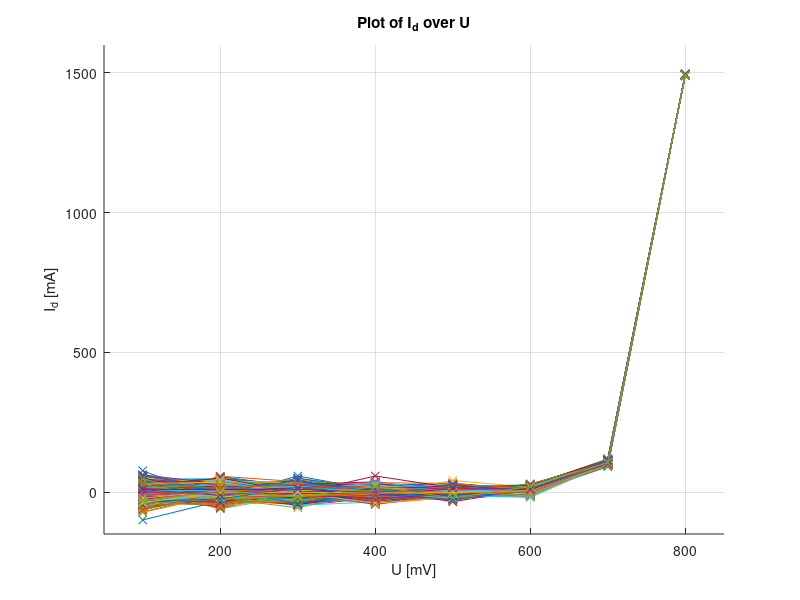
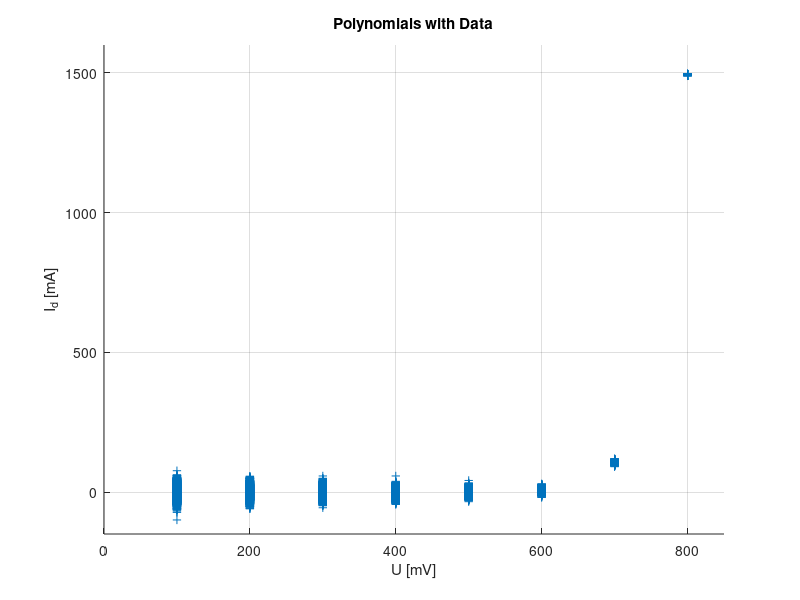

These figures' MATLAB source, in order: (Note: this script raises an error after producing the figures.)
% Modelling and System Identification Excercise 3
%
%   Juliane Weilbach, M.Nr.
%   Marius Weisshap,  M.Nr.
%

close all;
clear all;
clc;
tic;

% Task 3
% Section a)

%Load the data from the supplied file, Data.mat
load('exercise2_data.mat');
num_data = 16000/8;
size_data_set = 8;
u=zeros(size_data_set, num_data);
i=zeros(size_data_set, num_data);

%Extract the Data to vectors
u(:)=data(:,1);
i(:)=data(:,2);

%Prepare the figure with labels
figure('Name', 'Plot of Data');
title('Plot of I_d over U');
xlabel('U [mV]');
ylabel('I_d [mA]');
axis([50 850 -150 1600]);
grid on;
hold on;

%Plot all the data into one Plot
for it=1:num_data
plot(u((1:8), it), i((1:8), it), '-x', 'LineWidth' , 0.25);
end

%Section c)
figure('Name', 'Data with Polynomials of different orders');
title('Polynomials with Data');
xlabel('U [mV]');
ylabel('I_d [mA]');
axis([0 850 -150 1600]);
grid on;
hold on;
plot_data = plot(data(1:16000,1),data(1:16000,2), '+');
plot_data.Annotation.LegendInformation.IconDisplayStyle = 'off';

high_polyn = 5;
to_plot = [5];

scaling_for_f = 1000;

for it_o=1:high_polyn-1
    %Input data length/Length of the input vectors to be used in LS
    %Approximation
    N = 2000;
    %Order of Polynomial to fit:
    d = it_o + 1;
    %Number of Coefficients in Polynomial/Theta
    num_coeff = d + 1;


    %Dependant variable
    %Transposing in order to receive columnvector
    %Names chosen for consistency with the script
    y=i(1:N)';
    
    %Preallocate memory for the Regression matrix
    PHI=ones(N,num_coeff);

    %Fill in the matrix data, directly compute the powers
    for it=1:num_coeff
        PHI(:,it)=u(1:N).^(it-1);    
    end

    %Compute the Pseudo inverse of the data
    %pinv_PHI=pinv(PHI);

    %Compute the coefficients from LS norm by calculating the minimizer of 
    %the objective function Section d)
    %
    %   Invertible because Matrix has full rank
% 
%     PHI_temp = PHI;
%     
%     A=PHI_temp'*PHI_temp;
%     
%     D=det(A)
%     
%     B=diff(A)
%     
%     C=diff(B)
%     
    %
    %Section e)
    %----------------------------------------------------------------------
    %print('Order: '+ num2str(d));
    theta=pinv(PHI)*y %No warning

    %theta = inv(PHI'*PHI) * PHI' * y %Warning, 'slow'
    
    %theta = (PHI'*PHI) \ PHI' * y %Warning, 'fast'
    %----------------------------------------------------------------------
    
    %Flip theta to make the coefficient vector match the format expected by
    %MATLAB for a polynomial, with coefficients in descending order
    coeffs=flipud(theta);

    %Display the data nicely

    %Put in the Polynomials
    x_p = 0:10:900;
    y_p = polyval(coeffs, x_p);
    if(ismember(d, to_plot))
        plot(x_p, y_p, '-', 'DisplayName', ['Order: '  num2str(d)]);
    end
    legend('show', 'Location', 'Northwest');
end

%Section f)
%Scaling factor for all the values in order to get A and 
scaling = 1000;
%Scaling the Values
u_scaled = u(:)./1000;
i_scaled = i(:)./1000;

N = 2000;
%Order of Polynomial to fit:
d = 4;
%Number of Coefficients in Polynomial/Theta
num_coeff = d + 1;


%Dependant variable
%Transposing in order to receive columnvector
%Names chosen for consistency with the script
y=i(1:N)';
    
%Preallocate memory for the Regression matrix
PHI=ones(N,num_coeff);

%Fill in the matrix data, directly compute the powers
for it=1:num_coeff
    PHI(:,it)=u(1:N).^(it-1);    
end

%Compute estimator parameters
clear theta;
theta=pinv(PHI)*y

%Flip for compatibility
clear coeffs;
coeffs=flipud(theta);

%Prepare figure
figure('Name', 'Plot of scaled Data with Estimator');
title('Plot of I_d over U');
xlabel('U [V]');
ylabel('I_d [A]');
axis([0.050 0.850 -0.150 1.600]);
grid on;
hold on;
clear x_p;
clear y_p;
x_p = 0:0.01:0.9;
y_p = polyval(coeffs, x_p);

plot_data = plot(data(1:16000,1)./scaling,data(1:16000,2)./scaling, '+');
plot_data.Annotation.LegendInformation.IconDisplayStyle = 'off';


plot(x_p, y_p, '-', 'DisplayName', ['Order: '  num2str(d)]);
legend('show', 'Location', 'Northwest');

toc